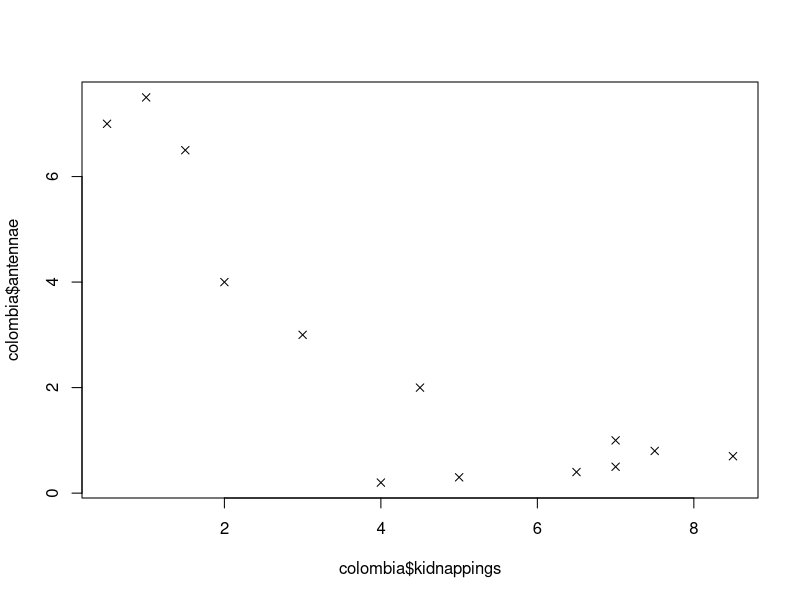
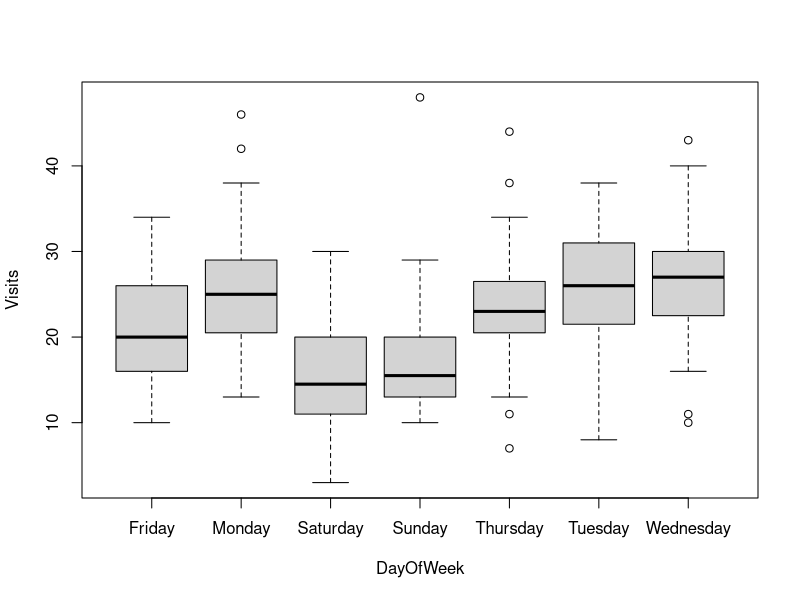

The R script that drew these images, in order:
## ---- chunk 1
colombia <- data.frame(
  year = c("1996", "1997", "1998", "1999", "2000", "2001", "2002", "2003", "2004", "2005", "2006", "2007", "2008"),
  kidnappings = c(4, 5, 6.5, 7, 8.5, 7.5, 7, 4.5, 3, 2, 1.5, 1, 0.5),
  antennae = c(0.2, 0.3, 0.4, 0.5, 0.7, 0.8, 1, 2, 3, 4, 6.5, 7.5, 7)
)

colombiaplot <- plot(colombia$kidnappings, colombia$antennae, pch = 4)
colombiaplot
## ---- chunk 2
traffic <- read.csv("website-traffic.csv")

trafficplot <- boxplot(Visits~DayOfWeek, data = traffic)
trafficplot
